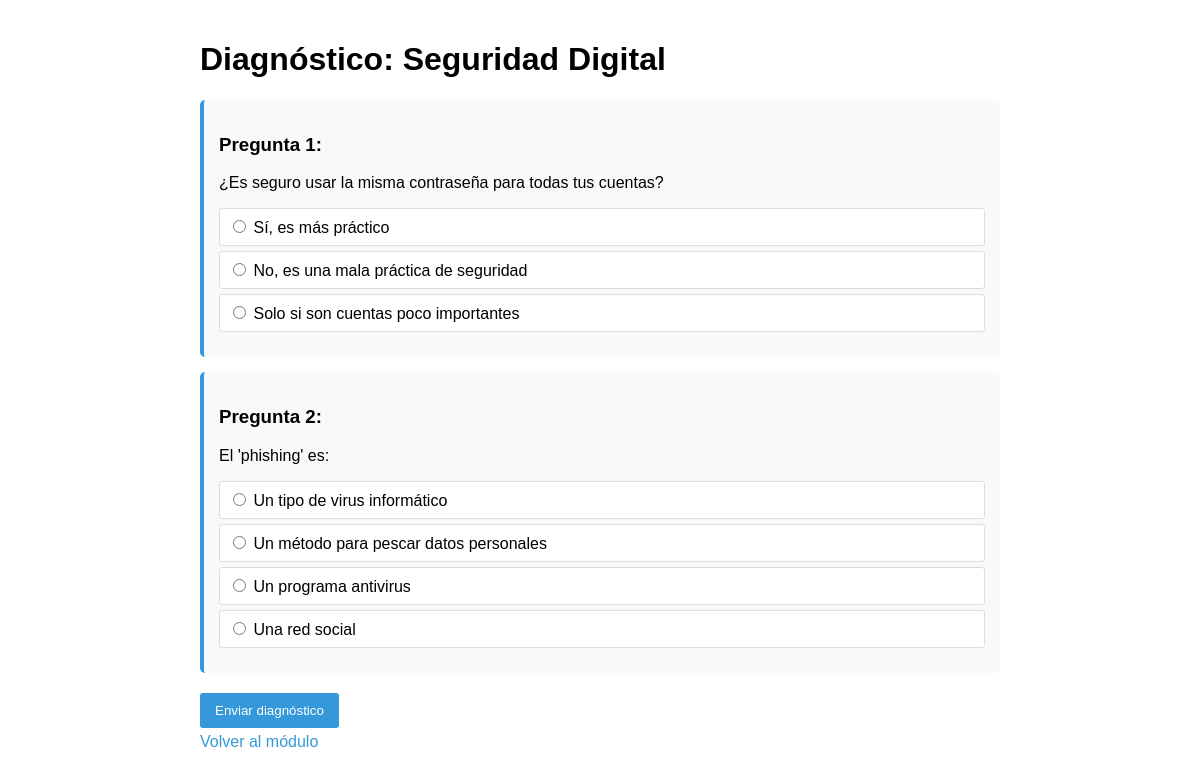
/evaluaciones/diagnostico/1/ (signed in), run on the app's committed database.
### cursos/models.py (models this page shows, shortened)
class Modulo(models.Model):
    nombre = models.CharField(max_length=100)
    descripcion = models.TextField()
    duracion_estimada = models.IntegerField(help_text="Duración en minutos")
    orden = models.IntegerField(default=0)
    activo = models.BooleanField(default=True)
    class Meta:
        ordering = ['orden']

### evaluaciones/models.py (models this page shows, shortened)
class Pregunta(models.Model):
    modulo = models.ForeignKey(Modulo, on_delete=models.CASCADE)
    texto = models.TextField()
    tipo = models.CharField(max_length=50, choices=[
        ('opcion_multiple', 'Opción Múltiple'),
        ('verdadero_falso', 'Verdadero/Falso'),
    ])

class OpcionRespuesta(models.Model):
    pregunta = models.ForeignKey(Pregunta, on_delete=models.CASCADE, related_name='opciones')
    texto = models.CharField(max_length=200)
    es_correcta = models.BooleanField(default=False)

### evaluaciones/views.py (the view, shortened to what this page needs)
# urls.py: path('diagnostico/<int:modulo_id>/', views.diagnostico_modulo, name='diagnostico_modulo'),
@login_required
def diagnostico_modulo(request, modulo_id):
    modulo = get_object_or_404(Modulo, id=modulo_id)
    preguntas = Pregunta.objects.filter(modulo=modulo)
    return render(request, 'evaluaciones/diagnostico.html', {
        'modulo': modulo,
        'preguntas': preguntas,
    })

### templates/evaluaciones/diagnostico.html (shortened to what this page needs)
<!DOCTYPE html>
<html>
<head>
    {% load static %}
    <link rel="stylesheet" href="{% static 'css/style.css' %}">
</head>
<body>
    <h1>Diagnóstico: {{ modulo.nombre }}</h1>
    <form method="post">
        {% for pregunta in preguntas %}
        <div class="pregunta-card">
            <h3>Pregunta {{ forloop.counter }}:</h3>
            <p>{{ pregunta.texto }}</p>
            <div class="opciones">
                {% for opcion in pregunta.opciones.all %}
                <label class="opcion">
                    <input type="radio" name="pregunta_{{ pregunta.id }}" value="{{ opcion.id }}" required>
                    {{ opcion.texto }}
                </label>
                {% endfor %}
            </div>
        </div>
        {% empty %}
        <p>No hay preguntas disponibles para este módulo.</p>
        {% endfor %}
        {% if preguntas %}
        <button type="submit" class="btn">Enviar diagnóstico</button>
        {% endif %}
    </form>
    <a href="{% url 'cursos:modulo_detalle' modulo.id %}">Volver al módulo</a>
</body>
</html>

### static/css/style.css (style rules this page uses)
body { font-family: Arial, sans-serif; max-width: 800px; margin: 0 auto; padding: 20px; }
a { color: #3498db; text-decoration: none; }
.pregunta-card { background: #f8f9fa; border-left: 4px solid #3498db; padding: 15px; margin: 15px 0; border-radius: 5px; }
.opciones { margin: 10px 0; }
.opcion { display: block; padding: 8px; margin: 5px 0; background: white; border: 1px solid #ddd; border-radius: 3px; cursor: pointer; }
.btn { background: #3498db; color: white; padding: 10px 15px; border: none; border-radius: 3px; cursor: pointer; display: inline-block; margin: 5px 0; }

### data on the page
Modulo: nombre "Seguridad Digital"
Pregunta: texto "¿Es seguro usar la misma contraseña para todas tus cuentas?"
OpcionRespuesta: texto "Sí, es más práctico"
OpcionRespuesta: texto "No, es una mala práctica de seguridad"
OpcionRespuesta: texto "Solo si son cuentas poco importantes"
Pregunta: texto "El 'phishing' es:"
OpcionRespuesta: texto "Un tipo de virus informático"
OpcionRespuesta: texto "Un método para pescar datos personales"
OpcionRespuesta: texto "Un programa antivirus"
OpcionRespuesta: texto "Una red social"
